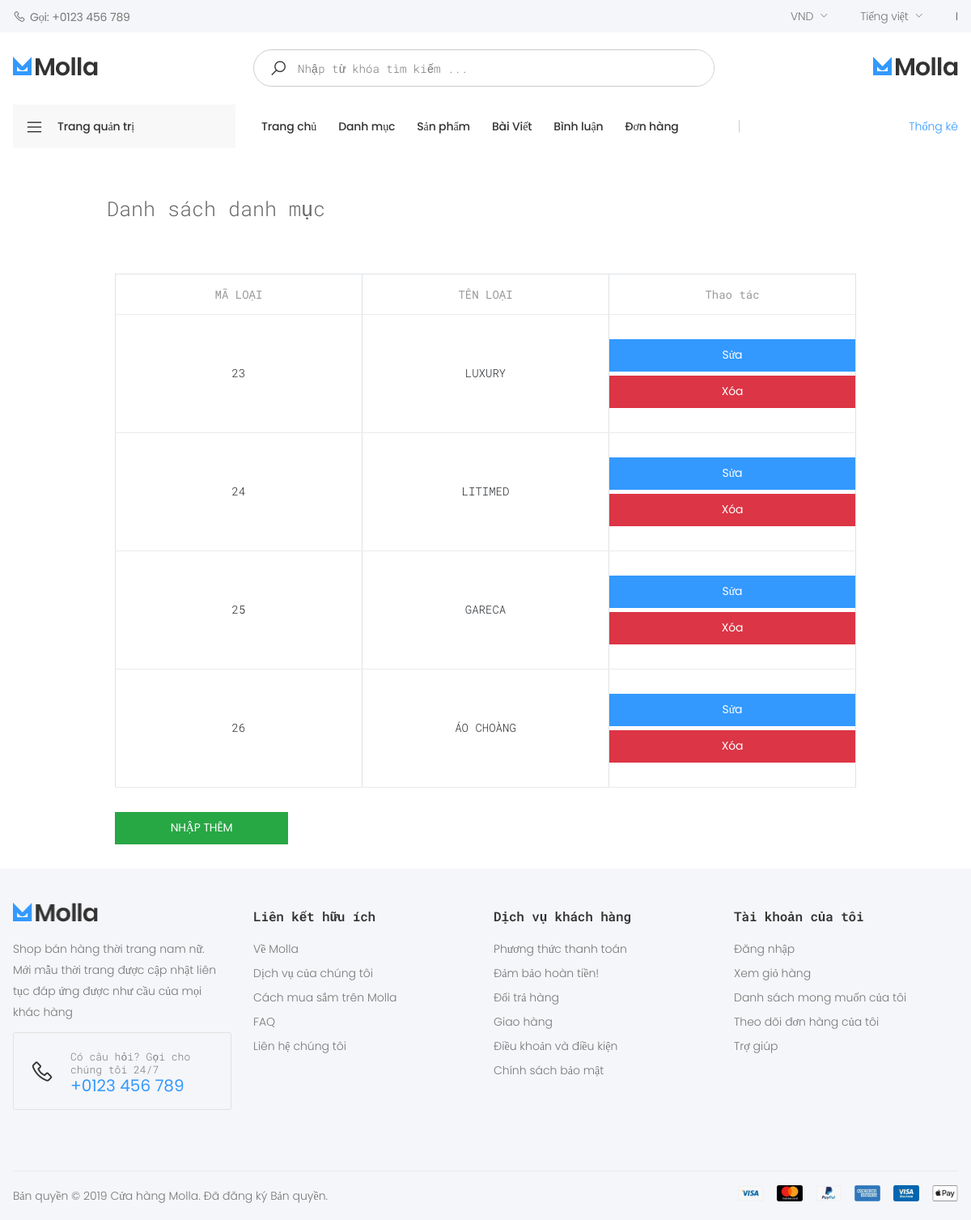
Screenshot of /admin/?act=listCategory with the database file from the repository.
### tables this page shows
CREATE TABLE `danhmuc` (
  `id` int NOT NULL,
  `ten` varchar(255) NOT NULL
);

### common/helper.php (called while the page is built, shortened)
<?php
if (!function_exists('showViewAdmin')) {
    function showViewAdmin($view, $data = null)
    {
        require_once '../admin/views/master.php';
    }
}

### admin/controllers/DanhMucController.php (called while the page is built, shortened)
<?php
function listCategory()
{
    $data['listCategory'] = getAllCategory();
    showViewAdmin('../admin/views/danhmuc/list.php', $data);
}

### admin/models/DanhMuc.php (called while the page is built, shortened)
<?php
function getAllCategory()
{
    try {
        $sql = "SELECT * FROM danhmuc";
        $stmt = $GLOBALS['conn']->prepare($sql);
        $stmt->execute();
        return $stmt->fetchAll(PDO::FETCH_ASSOC);
    } catch (Exception $e) {
        echo 'ERROR: ' . $e->getMessage();
        die;
    }
}

### admin/views/danhmuc/list.php (the view, shortened to what this page needs)
<main class="main" style="width: 78%; margin: 0 auto;">
    <br>
    <br>
    <div class="box_title" style="font-size: 25px">Danh sách danh mục</div> <br>
    <div class="container mt-3">
        <div class="row">
            <div class="col-12">
                <form action="#" method="POST">
                    <div class="mb-3 formds_loai">
                        <table class="table table-bordered">
                            <thead>
                            <tr>
                                <th class="text-center">MÃ LOẠI</th>
                                <th class="text-center">TÊN LOẠI</th>
                                <th class="text-center">Thao tác</th>
                            </tr>
                            </thead>
                            <tbody>
                            <?php foreach ($listCategory as $danhmuc) : ?>
                                <?php
                                extract($danhmuc);
                                $suadm = "/admin/?act=updateCategory&id=" . $id;
                                $xoadm = "/admin/?act=deleteCategory&id=" . $id;
                                ?>
                                <tr>
                                    <td class="col-md-3 text-center"><?= $id ?></td>
                                    <td class="col-md-3 text-center"><?= $ten ?></td>
                                    <td class="col-md-3 text-center">
                                        <a href=<?= $suadm ?> class="btn btn-primary btn-block">Sửa</a>
                                        <a href="#" class="btn btn-danger btn-block" onclick="confirmAndRedirect('<?= $xoadm ?>')">Xóa</a>
                                    </td>
                                </tr>
                            <?php endforeach; ?>
                            </tbody>
                        </table>
                    </div>
                    <div class="row mb-3">
                        <div class="col-md-3">
                            <a href="/admin/?act=addCategory" class="btn btn-success btn-block">NHẬP THÊM</a>
                        </div>
                        <div class="col-md-3">
                        </div>
                    </div>
                </form>
            </div>
        </div>
    </div>
</main>

### assets/css/skins/skin-demo-4.css (style rules this page uses)
a { color:#39f }
.btn-primary { color:#fff;background-color:#39f;border-color:#39f;box-shadow:none }

### rows the page displays
danhmuc: id "23", ten "LUXURY"
danhmuc: id "24", ten "LITIMED"
danhmuc: id "25", ten "GARECA"
danhmuc: id "26", ten "ÁO CHOÀNG"
